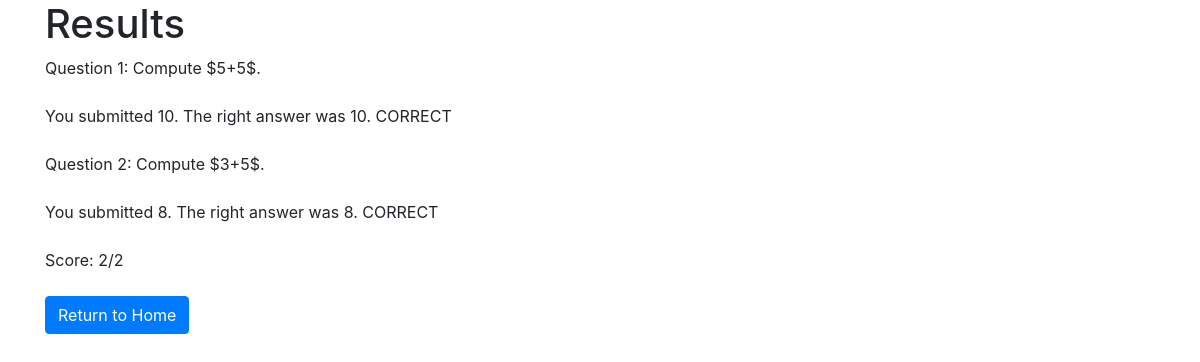
Screenshot of /quiz/5/results (signed in) with the database file from the repository.
### quiz/models.py (models this page shows, shortened)
class Submission(models.Model):
    user = models.ForeignKey(User, on_delete = models.CASCADE)
    sub_time = models.DateTimeField("date submitted")
    question = models.ForeignKey(Question, on_delete = models.CASCADE)
    sub_answer = models.IntegerField(default = 0)
    @property
    def is_correct(self):
        return self.sub_answer == self.question.answer

class Question(models.Model):
    quiz = models.ForeignKey(Quiz, on_delete = models.CASCADE, default = 0)
    question_statement = models.CharField(max_length=200)
    answer = models.IntegerField(default=0) # Maybe change to string?
    solution = models.CharField(max_length=1000, default = "solution !")

### quiz/views.py (the view)
# urls.py: path('<int:quiz_id>/results', views.results, name = 'results'),
def results(request, quiz_id):
    if request.method == "POST":
        return HttpResponseRedirect(reverse('quiz:index'))
    curr_quiz = Quiz.objects.filter(id=quiz_id)[0]
    quiz_questions = curr_quiz.question_set.all()
    quiz_subs = Submission.objects.filter(user = request.user, question__quiz__id = quiz_id)
    recent_subs = quiz_subs.order_by('sub_time')[len(quiz_subs) - len(quiz_questions):len(quiz_subs)]
    score = 0
    for sub in recent_subs:
        if sub.is_correct:
            score += 1
    context = {
        'recent_subs': recent_subs,
        'score': score,
    }
    template = loader.get_template('quiz/results.html')
    return HttpResponse(template.render(context, request))

### quiz/templates/quiz/results.html (shortened to what this page needs)
<!DOCTYPE html>
<html>
  <head>
      <link rel="stylesheet" href="https://maxcdn.bootstrapcdn.com/bootstrap/4.4.1/css/bootstrap.min.css" />
  </head>
  <body>
    <div class = "container">
      <h1>{{curr_quiz.name}} Results</h1>
      {% for sub in recent_subs %}
        Question {{forloop.counter}}: {{sub.question.question_statement}} <br /> <br />
        You submitted {{sub.sub_answer}}.
        The right answer was {{sub.question.answer}}.
        {%if sub.is_correct %}
          CORRECT
        {% else %}
          WRONG
        {% endif %}
        <br /> <br />
      {% endfor %}
      Score: {{score}}/{{recent_subs|length}}
      <br /> <br />
      <form method = "POST">
        <button type = "submit" class = "btn btn-primary">Return to Home</button>
      </form>
    </div>
  </body>
</html>

### rows the page displays
Submission: question.question_statement "Compute $5+5$.", sub_answer "10", question.answer "10", shows "CORRECT"
Submission: question.question_statement "Compute $3+5$.", sub_answer "8", question.answer "8", shows "CORRECT"

### other values shown
{{ score }} "2"
{{ recent_subs|length }} "2"
